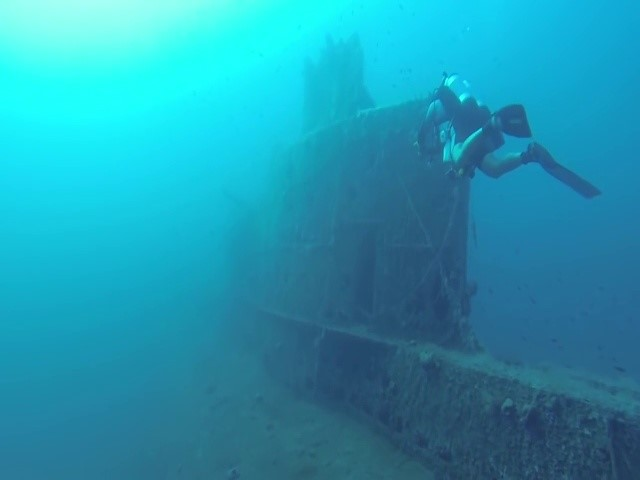
#> input picture input2/input4.jpg, 640 x 480 px
$ python Clahe3.py
#> lines starting #> are read from the running program, lines starting #| are printed output that depends on the picture
import numpy as np
import cv2 as cv2
import os

path = "C://Users/saurabh shukla/Desktop/IDEX Project/Output clahe"

img = cv2.imread("input4.jpg", cv2.IMREAD_COLOR)
#> img is the input picture: shape (480, 640, 3); mean B, G, R 177.6, 152.1, 35.2
img = cv2.cvtColor(img, cv2.COLOR_RGB2Lab)
#> img: shape (480, 640, 3); mean of channels 0, 1, 2 160.5, 126.4, 185.5

#configure CLAHE
clahe = cv2.createCLAHE(clipLimit=10,tileGridSize=(8,8))

#0 to 'L' channel, 1 to 'a' channel, and 2 to 'b' channel
img[:,:,0] = clahe.apply(img[:,:,0])
#> img: shape (480, 640, 3); mean of channels 0, 1, 2 143.5, 126.4, 185.5

img = cv2.cvtColor(img, cv2.COLOR_Lab2RGB)
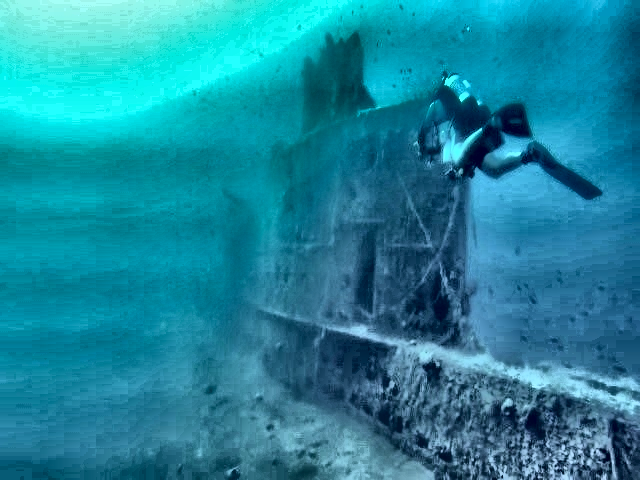
#> img: shape (480, 640, 3); mean B, G, R 158, 134.9, 27.6

cv2.imshow("image", img)
cv2.imwrite(os.path.join(path,"4.jpg"),img)
cv2.waitKey(0)
cv2.destroyAllWindows()

$ run again, with input2/input1.jpg copied over input2/input4.jpg
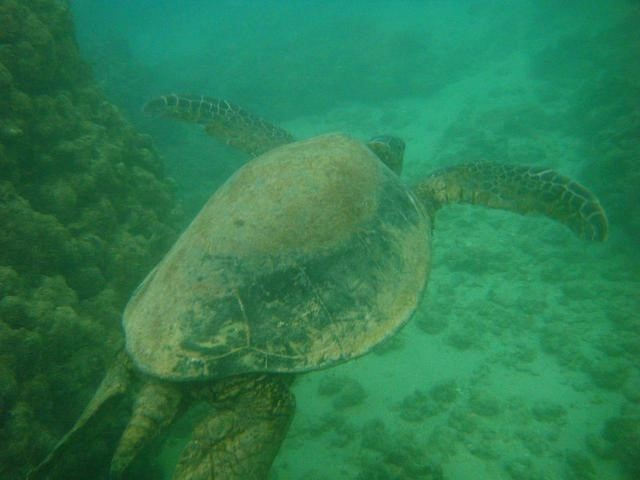
#> input picture input2/input1.jpg, 640 x 480 px
#> img is the input picture: shape (480, 640, 3); mean B, G, R 81.1, 124.8, 45.1
#> `img = cv2.cvtColor(img, cv2.COLOR_Lab2RGB)`:
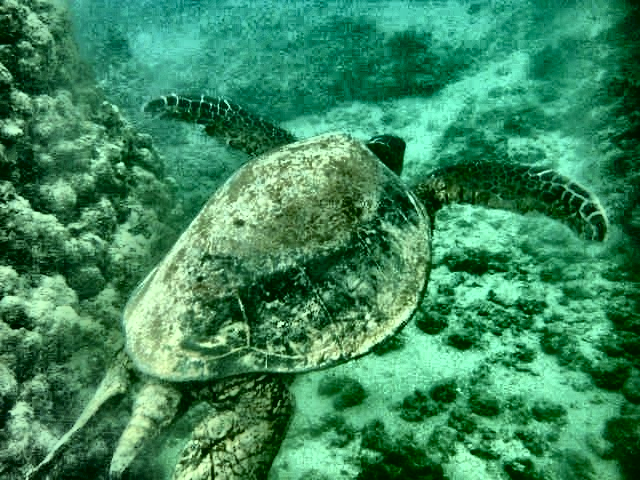
#> img: shape (480, 640, 3); mean B, G, R 94.1, 137.7, 60.3

$ run again, with input2/input2.jpg copied over input2/input4.jpg
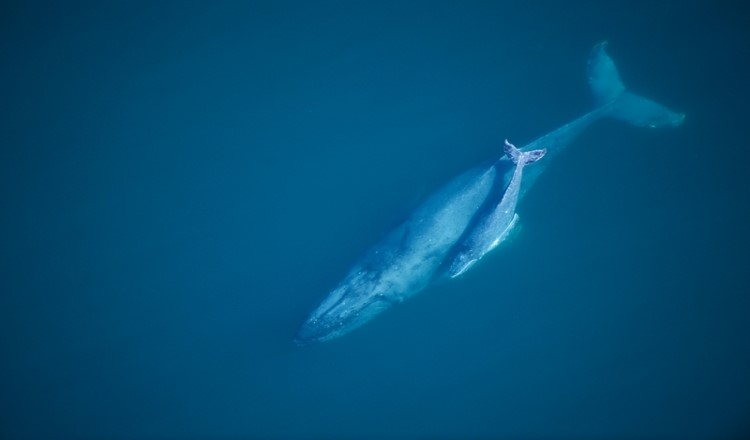
#> input picture input2/input2.jpg, 750 x 440 px
#> img is the input picture: shape (440, 750, 3); mean B, G, R 116.2, 77.5, 2.1
#> `img = cv2.cvtColor(img, cv2.COLOR_Lab2RGB)`:
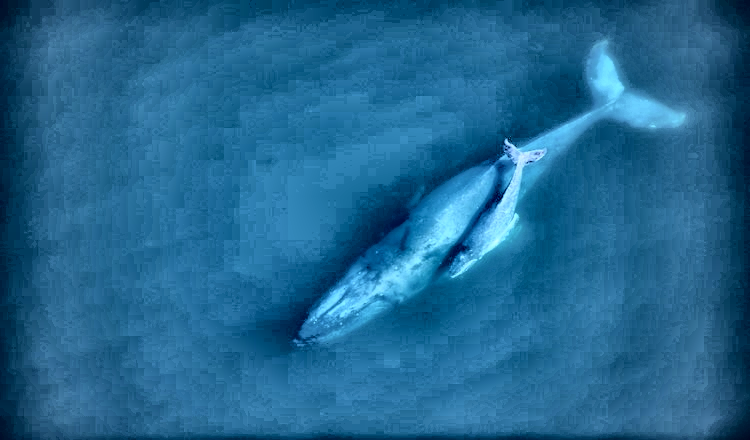
#> img: shape (440, 750, 3); mean B, G, R 144.7, 102.5, 32.5

$ run again, with input2/input3.jpg copied over input2/input4.jpg
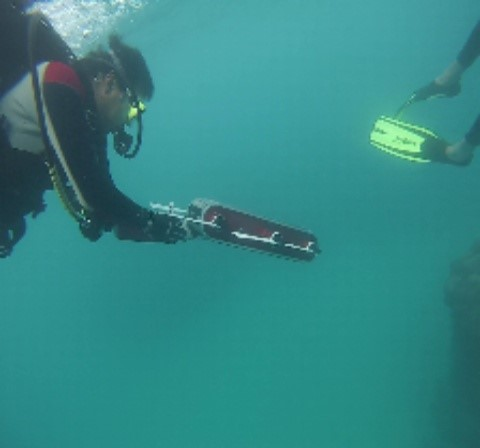
#> input picture input2/input3.jpg, 480 x 448 px
#> img is the input picture: shape (448, 480, 3); mean B, G, R 135.1, 136.6, 52.1
#> `img = cv2.cvtColor(img, cv2.COLOR_Lab2RGB)`:
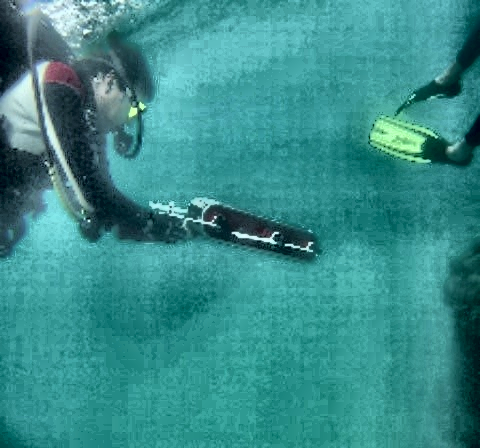
#> img: shape (448, 480, 3); mean B, G, R 139.5, 140.9, 56.3
